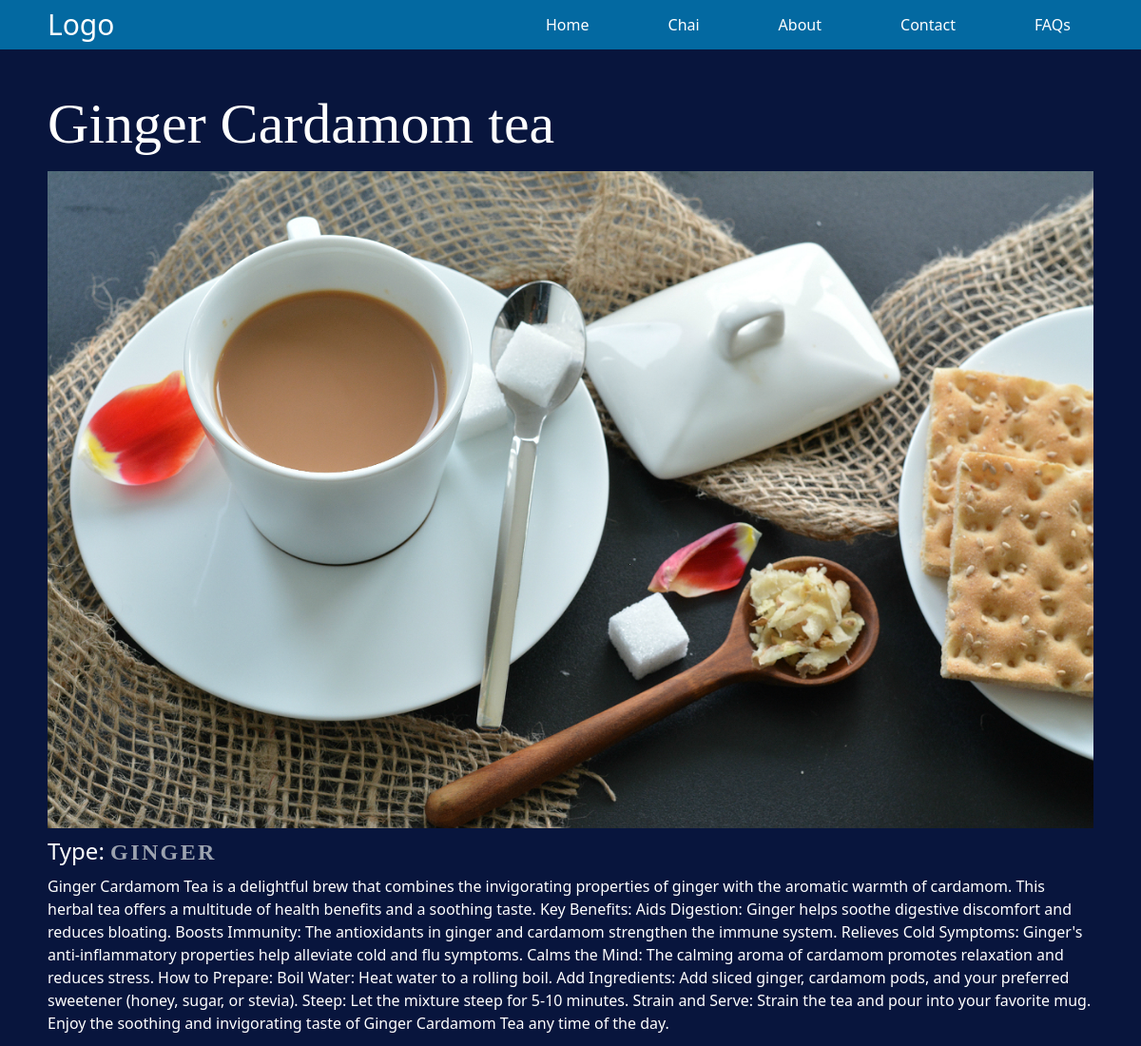
Page /chai/2/ on the committed database.
### chai/models.py (models this page shows, shortened)
class ChaiVarity(models.Model):
    CHAI_TYPE_CHOICE = [
        ("ML", "MASALA"),
        ("GR", "GINGER"),
        ("KI", "KIWI"),
        ("PL", "PLAIN"),
        ("EL", "ELACHI"),
    ]
    name = models.CharField(max_length=120)
    image = models.ImageField(upload_to="chais/")
    date_added = models.DateTimeField(default=timezone.now)
    chai_type = models.CharField(max_length=2, choices=CHAI_TYPE_CHOICE)
    description = models.TextField(default="")
    def get_type(self):
        for code, full_name in self.CHAI_TYPE_CHOICE:
            if self.chai_type == code:
                return full_name
        return "Unknown"

### chai/views.py (the view)
# urls.py: path("<int:chai_id>/", views.chai_details, name="chai_details"),
def chai_details(request, chai_id):
    chai = get_object_or_404(ChaiVarity, pk=chai_id)
    return render(request, "chai/chai_details.html", {"chai": chai})

### chai/templates/chai/chai_details.html (shortened to what this page needs)
{% extends 'layout.html' %}
{% block content %}
  <div class="w-full max-w-[1100px] mx-auto py-3 mt-7">
    <h1 class="text-6xl font-serif text-left py-2 mb-3">{{ chai.name }}</h1>
    <div class="w-full">
      <img src="{{ chai.image.url }}" class="w-full h-auto mx-auto max-h-[80vh] object-cover" />
    </div>
    <p class="text-2xl py-2">
      Type: <span class="font-semibold font-serif tracking-widest text-gray-400">{{ chai.get_type }}</span>
    </p>
    <div>{{ chai.description }}</div>
  </div>
{% endblock %}

### static/style.css (style rules this page uses)
body { background: #08153d; color: white; }
h1 { text-align: center; font-size: 2em; }

### rows in the picture
ChaiVarity: name "Ginger Cardamom tea", image (picture), get_type "GINGER", description "Ginger Cardamom Tea is a delightful brew that combines the invigorating properties of ginger with the aromatic warmth of cardamom. This herbal tea offers a multitude of health benefits and a soothing taste. Key Benefits: Aids Digestion: Ginger helps soothe digestive discomfort and reduces bloating. Boosts Immunity: The antioxidants in ginger and cardamom strengthen the immune system. Relieves Cold Symptoms: Ginger's anti-inflammatory properties help alleviate cold and flu symptoms. Calms the Mind: The calming aroma of cardamom promotes relaxation and reduces stress. How to Prepare: Boil Water: Heat water to a rolling boil. Add Ingredients: Add sliced ginger, cardamom pods, and your…"
